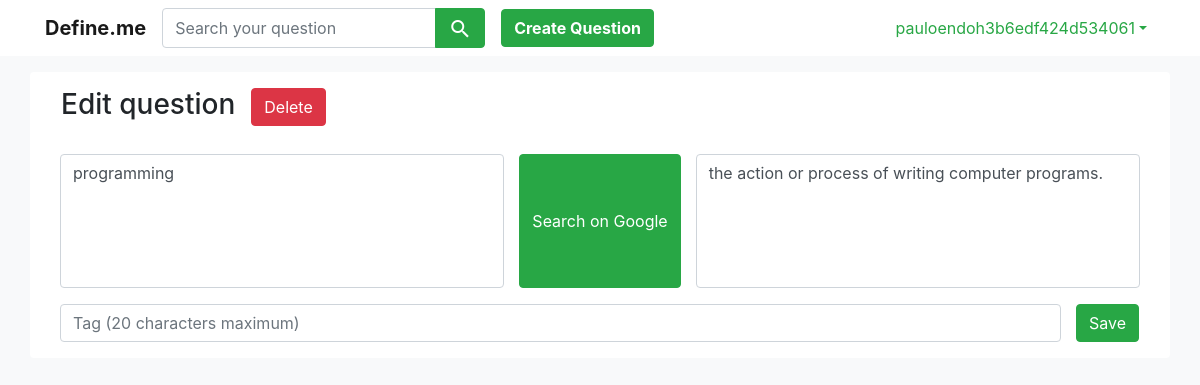
/edit/59 (signed in), run on an earlier commit of the app's database.
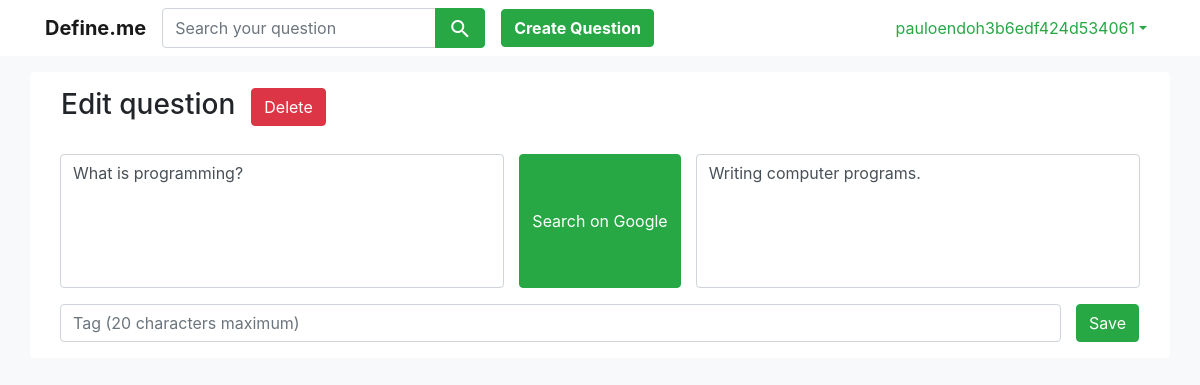
And on a later commit of the database.
### core/models.py (models this page shows)
class Question(models.Model):
    user = models.ForeignKey(User, on_delete=models.CASCADE)
    q = models.TextField(null=False)
    a = models.TextField(null=True, blank=True)
    tag = models.CharField(max_length=20, null=True, blank=True)
    created_at = models.DateTimeField(auto_now_add=True)
    updated_at = models.DateTimeField(auto_now=True)
    class Meta:
        ordering = ['updated_at', 'tag']

### core/views.py (the view)
# urls.py: path('edit/<int:question_id>', views.edit_question, name='edit_question'),
@login_required
def edit_question(request, question_id):
    question = Question.objects.get(id=question_id)
    user = request.user
    if question.user == user:
        if request.method == 'POST':
            question.q = request.POST.get('q')
            question.a = request.POST.get('a')
            question.tag = request.POST.get('tag')
            question.save()
            return redirect('home')
        else:
            return render(request, 'CRUDquestion/edit_question.html', {'question': question})
    else:
        return redirect('home')

### core/templates/CRUDquestion/edit_question.html (shortened to what this page needs)
{% extends 'base.html' %}
{% load staticfiles %}
{% block content %}
<div class="mt-3 container rounded bg-white">
    <div class="container pt-3">
        <div class="row">
            <h3 class="ml-3">Edit question </h3>
            <a href="{% url 'delete_question' question.id %}">
                <button class="ml-3 btn btn-danger">Delete</button>
            </a>
        </div>
        <form class="mt-4 " method="post">
            {% include "CRUDquestion/question_form.html" %}
        </form>
    </div>
</div>
{% endblock %}

### core/templates/CRUDquestion/question_form.html
<div class="row">
    <div class="col">
                    <textarea name="q" id="question" class="form-control" placeholder="Question (required)" autofocus
                              rows="5"
                              style="resize: none;">{{ question.q }}</textarea>
    </div>
    <button id="google-search-button" class="btn btn-success">Search on Google</button>
    <div class="col">
                    <textarea name="a" class="form-control" placeholder="Answer" rows="5"
                              style="resize: none;">{{ question.a }}</textarea>
    </div>
</div>
<div class="row pt-3">
    <div class="col">
        <input class="form-control " type="text" name="tag" placeholder="Tag (20 characters maximum)"
               {% if question.tag %}value="{{ question.tag }}" {% endif %}/>
    </div>
    <button type="submit" class="mr-3 mb-3 btn btn-success">
        Save</button>
</div>

What changed in the data, as far as the page shows it:
changed Question: q "programming" → "What is programming?"; a "the action or process of writing computer programs." → "Writing computer programs."
